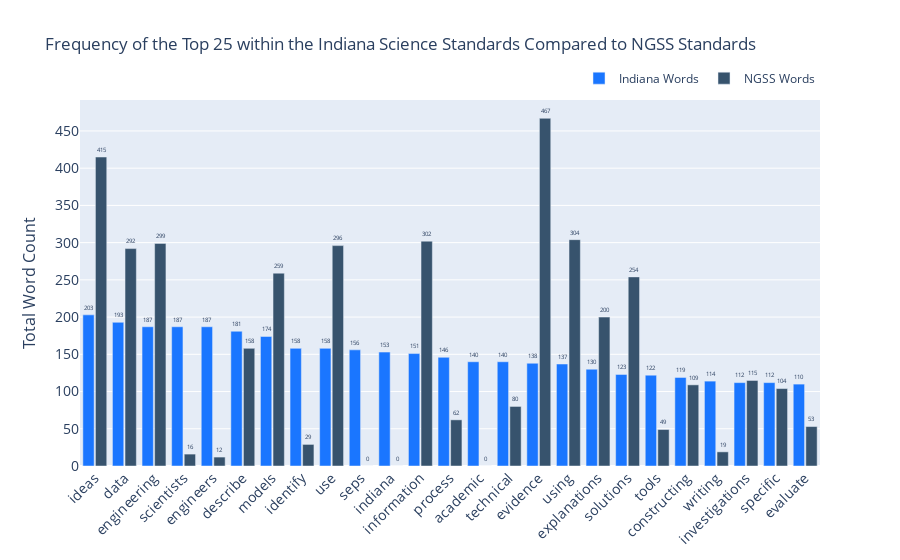

The code cell stored with this chart in its notebook:
### Code cell
#graph indiana top words with corresponding ngss
words = ['ideas', 'data','engineering', 'scientists', 'engineers', 
              'describe', 'models', 'identify', 'use', 'seps', 'indiana', 
              'information', 'process', 'academic', 'technical', 'evidence', 
              'using', 'explanations', 'solutions', 'tools', 'constructing',
              'writing', 'investigations', 'specific', 'evaluate']

fig = go.Figure() 
fig.add_trace(go.Bar(x=words,
                y= [203, 193, 187, 187, 187, 181, 174, 158, 158, 156, 153, 
                    151, 146, 140, 140, 138, 137, 130, 123, 122, 119, 114, 
                    112, 112, 110], 
                text=[203, 193, 187, 187, 187, 181, 174, 158, 158, 156, 153, 
                    151, 146, 140, 140, 138, 137, 130, 123, 122, 119, 114, 
                    112, 112, 110],
                name='Indiana Words',
                marker_color='rgb(26, 118, 255)',  
                ))

fig.add_trace(go.Bar(x=words,
                y=[415, 292, 299, 16, 12, 158, 259, 29, 296, 0, 0, 302, 62, 0, 
                   80, 467, 304, 200, 254, 49, 109, 19, 115, 104, 53], 
                text=[415, 292, 299, 16, 12, 158, 259, 29, 296, 0, 0, 302, 62, 0, 
                   80, 467, 304, 200, 254, 49, 109, 19, 115, 104, 53], 
                name='NGSS Words',
                marker_color='rgb(55, 83, 109)', 
                ))
fig.update_layout(
    title='Frequency of the Top 25 within the Indiana Science Standards Compared to NGSS Standards',
    xaxis_tickfont_size=14,
    yaxis=dict(
        title='Total Word Count',
        titlefont_size=16,
        tickfont_size=14,
    ),
    legend=dict(
        bgcolor='rgba(255, 255, 255, 0)',
        bordercolor='rgba(255, 255, 255, 0)'
    ),
    barmode='group',
    bargap=0.15, # gap between bars of adjacent location coordinates.
    bargroupgap=0.1 # gap between bars of the same location coordinate.
) 

fig.update_layout(barmode='group', xaxis_tickangle=-45)  

fig.update_traces(textposition='outside')
fig.update_layout(uniformtext_minsize=5, uniformtext_mode='hide') 

fig.update_layout(legend=dict(
    orientation="h",
    yanchor="bottom",
    y=1.02,
    xanchor="right",
    x=1
))
    
fig.show()

### Figure 1 — Plotly figure (JSON) as saved in the notebook; plotly's stock layout.template omitted (floating-point values rounded to 4 significant figures)
{"data": [{"marker": {"color": "rgb(26, 118, 255)"}, "name": "Indiana Words", "text": ["203", "193", "187", "187", "187", "181", "174", "158", "158", "156", "153", "151", "146", "140", "140", "138", "137", "130", "123", "122", "119", "114", "112", "112", "110"], "textposition": "outside", "type": "bar", "x": ["ideas", "data", "engineering", "scientists", "engineers", "describe", "models", "identify", "use", "seps", "indiana", "information", "process", "academic", "technical", "evidence", "using", "explanations", "solutions", "tools", "constructing", "writing", "investigations", "specific", "evaluate"], "y": [203, 193, 187, 187, 187, 181, 174, 158, 158, 156, 153, 151, 146, 140, 140, 138, 137, 130, 123, 122, 119, 114, 112, 112, 110]}, {"marker": {"color": "rgb(55, 83, 109)"}, "name": "NGSS Words", "text": ["415", "292", "299", "16", "12", "158", "259", "29", "296", "0", "0", "302", "62", "0", "80", "467", "304", "200", "254", "49", "109", "19", "115", "104", "53"], "textposition": "outside", "type": "bar", "x": ["ideas", "data", "engineering", "scientists", "engineers", "describe", "models", "identify", "use", "seps", "indiana", "information", "process", "academic", "technical", "evidence", "using", "explanations", "solutions", "tools", "constructing", "writing", "investigations", "specific", "evaluate"], "y": [415, 292, 299, 16, 12, 158, 259, 29, 296, 0, 0, 302, 62, 0, 80, 467, 304, 200, 254, 49, 109, 19, 115, 104, 53]}], "layout": {"bargap": 0.15, "bargroupgap": 0.1, "barmode": "group", "legend": {"bgcolor": "rgba(255, 255, 255, 0)", "bordercolor": "rgba(255, 255, 255, 0)", "orientation": "h", "x": 1, "xanchor": "right", "y": 1.02, "yanchor": "bottom"}, "title": {"text": "Frequency of the Top 25 within the Indiana Science Standards Compared to NGSS Standards"}, "uniformtext": {"minsize": 5, "mode": "hide"}, "xaxis": {"tickangle": -45, "tickfont": {"size": 14}}, "yaxis": {"tickfont": {"size": 14}, "title": {"font": {"size": 16}, "text": "Total Word Count"}}}}
